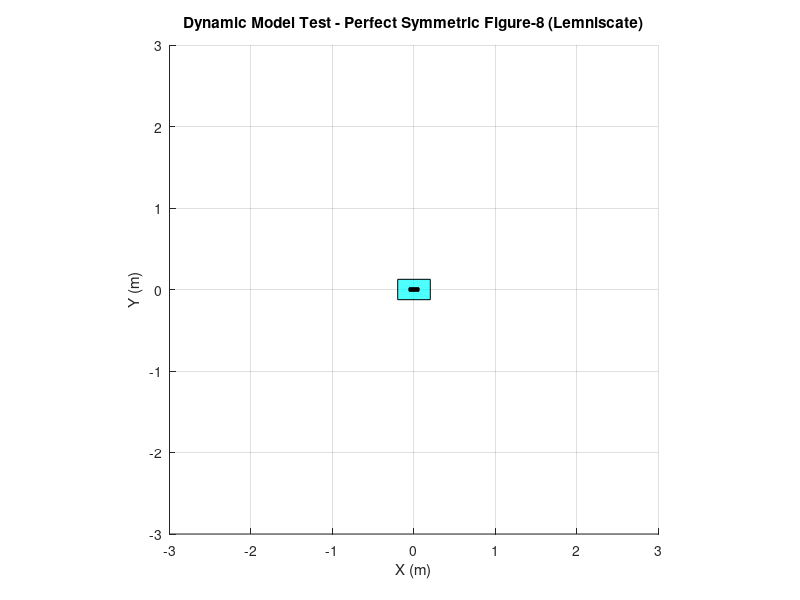

Reproduce this figure in MATLAB. (Note: this script raises an error after producing the figure.)
%% Robot Parameters
params.r = 0.05;
params.b = 0.1;
params.m = 1.0;
params.I = 0.01;
params.d_v = 0.1;
params.d_w = 0.01;

%% Simulation Settings
dt = 0.02;
T = 6;
t = 0:dt:T;
N = length(t);

%% Initial State
x = 0; y = 0; theta = 0;
v = 0; w = 0;

%% Test Inputs - Perfect Figure-8 using Lemniscate 
a = 1.8;                        
tau = 2*pi * t / T;

denom = 1 + sin(tau).^2;
x_des = a * cos(tau) ./ denom;
y_des = a * sin(tau) .* cos(tau) ./ denom;

dx_diff = diff(x_des(:)) / dt;   
dy_diff = diff(y_des(:)) / dt;

dx_des = [dx_diff; dx_diff(end)]; 
dy_des = [dy_diff; dy_diff(end)];

v_des_vec = sqrt(dx_des.^2 + dy_des.^2);

theta_des = atan2(dy_des, dx_des);

dtheta_diff = diff(unwrap(theta_des)) / dt;
dtheta_des = [dtheta_diff; dtheta_diff(end)];
w_des_vec = dtheta_des;

%% Logs
state_log = zeros(N, 5);

body_length = 0.4;
body_width = 0.25;
body_x = [-body_length/2, body_length/2, body_length/2, -body_length/2, -body_length/2];
body_y = [-body_width/2, -body_width/2, body_width/2, body_width/2, -body_width/2];
wheel_l_x = [-0.06 0.06 0.06 -0.06];
wheel_l_y = [-0.02 -0.02 0.02 0.02];
wheel_r_x = wheel_l_x;
wheel_r_y = wheel_l_y;
wheel_l_offset = [0; params.b];
wheel_r_offset = [0; -params.b];

%% Figure Setup
figure('Position',[100 100 900 700]);
hold on; grid on; axis equal;
xlim([-3 3]); ylim([-3 3]);
title('Dynamic Model Test - Perfect Symmetric Figure-8 (Lemniscate)');
xlabel('X (m)'); ylabel('Y (m)');
traj_plot = plot(0,0,'r-','LineWidth',1.5);
robot_body = fill(body_x, body_y, 'c', 'FaceAlpha',0.7);
wheel_left = fill(wheel_l_x, wheel_l_y, 'k');
wheel_right = fill(wheel_r_x, wheel_r_y, 'k');
arrow = quiver(0,0,0,0,'r','LineWidth',2,'MaxHeadSize',0.5);

video_obj = VideoWriter('robot_perfect_figure8.mp4', 'MPEG-4');
video_obj.FrameRate = 50;
open(video_obj);

%% ================== Simulation Loop ==================
for k = 1:N
    v_des = v_des_vec(k);
    w_des_k = w_des_vec(k);
    
    dv_des = (v_des - v) / dt;
    dw_des = (w_des_k - w) / dt;
    
    tau_sum = params.m * params.r * (dv_des + params.d_v * v / params.m);
    tau_diff = params.I * params.r * (dw_des + params.d_w * w / params.I) / params.b;
    tau_r = (tau_sum + tau_diff)/2;
    tau_l = (tau_sum - tau_diff)/2;
    
    dv = (tau_r + tau_l)/(params.r * params.m) - params.d_v * v / params.m;
    dw = params.b * (tau_r - tau_l)/(params.r * params.I) - params.d_w * w / params.I;
    
    v = v + dv * dt;
    w = w + dw * dt;
    
    x = x + v * cos(theta) * dt;
    y = y + v * sin(theta) * dt;
    theta = theta + w * dt;
    
    state_log(k,:) = [x y theta v w];
    
    set(traj_plot, 'XData', state_log(1:k,1), 'YData', state_log(1:k,2));
    
    R = [cos(theta) -sin(theta); sin(theta) cos(theta)];
    
    body_rot = R * [body_x; body_y];
    set(robot_body, 'XData', body_rot(1,:) + x, 'YData', body_rot(2,:) + y);
    
    wl_center = R * wheel_l_offset;
    wl_rot = R * [wheel_l_x; wheel_l_y];
    set(wheel_left, 'XData', wl_rot(1,:) + x + wl_center(1), ...
                    'YData', wl_rot(2,:) + y + wl_center(2));
    
    wr_center = R * wheel_r_offset;
    wr_rot = R * [wheel_r_x; wheel_r_y];
    set(wheel_right, 'XData', wr_rot(1,:) + x + wr_center(1), ...
                     'YData', wr_rot(2,:) + y + wr_center(2));
    
    set(arrow, 'XData', x, 'YData', y, ...
               'UData', 0.3*cos(theta), 'VData', 0.3*sin(theta));
    
    drawnow;
    
    frame = getframe(gcf);
    writeVideo(video_obj, frame);
    
    pause(0.01);
end

close(video_obj);
disp('robot_perfect_figure8.mp4');

%% Plot velocities
figure;
subplot(2,1,1);
plot(t, state_log(:,4), 'b', 'LineWidth', 1.5);
hold on; plot(t, v_des_vec, 'k--');
ylabel('v (m/s)'); legend('Actual', 'Desired'); grid on;
title('Linear Velocity Tracking');

subplot(2,1,2);
plot(t, state_log(:,5), 'r', 'LineWidth', 1.5);
hold on; plot(t, w_des_vec, 'k--');
ylabel('\omega (rad/s)'); xlabel('Time (s)');
legend('Actual', 'Desired'); grid on;
title('Angular Velocity Tracking');
